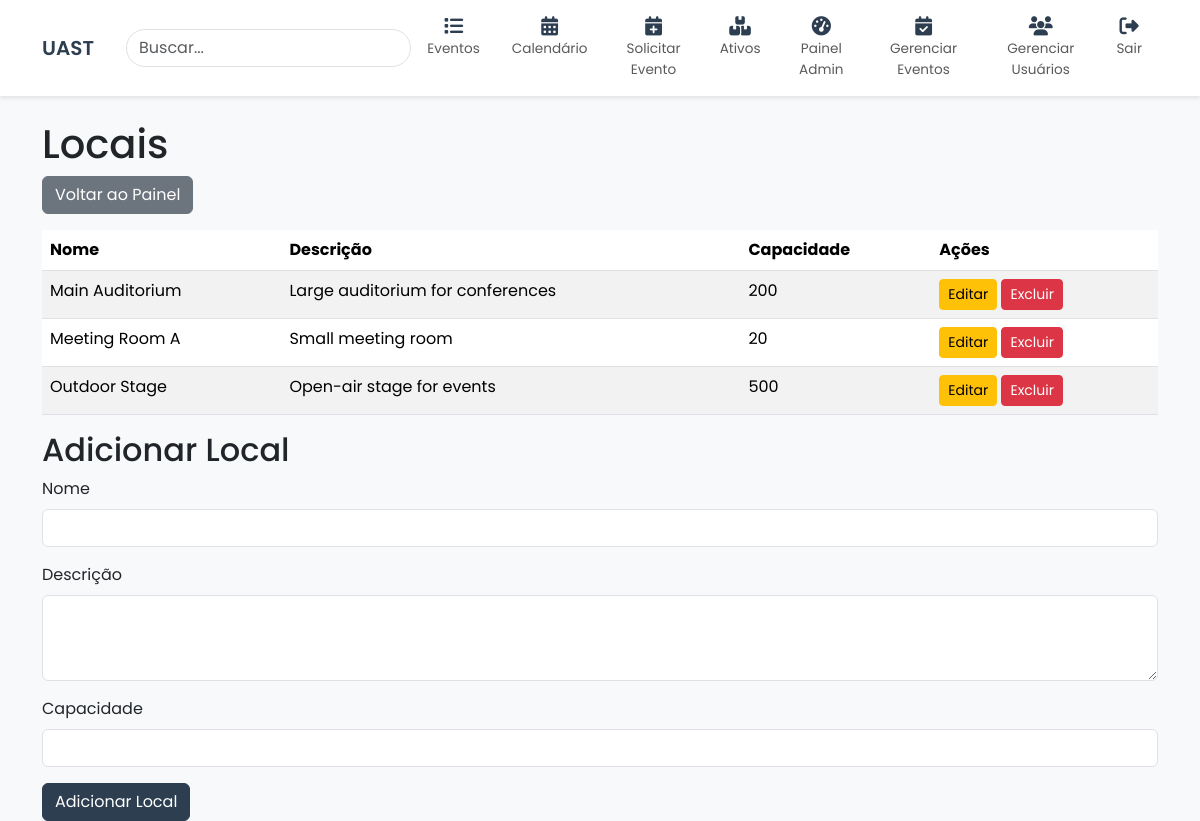
/admin/locations (signed in), run on the app's committed database.
### tables this page shows
CREATE TABLE locations (
    id INT PRIMARY KEY AUTO_INCREMENT,
    name VARCHAR(255) NOT NULL UNIQUE,
    description TEXT,
    capacity INT,
    created_at TIMESTAMP NOT NULL DEFAULT CURRENT_TIMESTAMP
);

### controllers/AdminController.php (called while the page is built, shortened)
<?php
require_once __DIR__ . '/../models/User.php';
require_once __DIR__ . '/../models/Location.php';
class AdminController {
    public function locations() {
        $locationModel = new Location();
        $locations = $locationModel->getAllLocations();
        include __DIR__ . '/../views/admin/locations.php';
    }
}
?>

### models/Location.php (called while the page is built, shortened)
<?php
require_once __DIR__ . '/../config/database.php';
class Location {
    private $pdo;
    public function __construct() {
        global $pdo;
        $this->pdo = $pdo;
    }
    public function getAllLocations() {
        $stmt = $this->pdo->prepare("SELECT * FROM locations ORDER BY name ASC");
        $stmt->execute();
        return $stmt->fetchAll(PDO::FETCH_ASSOC);
    }
}
?>

### views/admin/locations.php (the view, shortened to what this page needs)
<h1>Locais</h1>
<div class="mb-3">
    <a href="/eventos/admin/dashboard" class="btn btn-secondary">Voltar ao Painel</a>
</div>
<table class="table table-striped">
    <thead>
        <tr>
            <th>Nome</th>
            <th>Descrição</th>
            <th>Capacidade</th>
            <th>Ações</th>
        </tr>
    </thead>
    <tbody>
        <?php foreach ($locations as $location): ?>
            <tr>
                <td><?php echo htmlspecialchars($location['name']); ?></td>
                <td><?php echo htmlspecialchars($location['description']); ?></td>
                <td><?php echo htmlspecialchars($location['capacity']); ?></td>
                <td>
                    <button class="btn btn-sm btn-warning" onclick="editLocation(<?php echo $location['id']; ?>, '<?php echo addslashes($location['name']); ?>', '<?php echo addslashes($location['description']); ?>', <?php echo $location['capacity']; ?>)">Editar</button>
                    <form method="POST" action="/eventos/admin/deleteLocation" class="d-inline" onsubmit="return confirm('Tem certeza que deseja excluir este local?')">
                        <button type="submit" class="btn btn-sm btn-danger">Excluir</button>
                    </form>
                </td>
            </tr>
        <?php endforeach; ?>
    </tbody>
</table>
<h2>Adicionar Local</h2>
<form method="POST" action="/eventos/admin/createLocation">
    <div class="mb-3">
        <label for="name" class="form-label">Nome</label>
        <input type="text" name="name" id="name" class="form-control" required>
    </div>
    <div class="mb-3">
        <label for="description" class="form-label">Descrição</label>
        <textarea name="description" id="description" class="form-control" rows="3"></textarea>
    </div>
    <div class="mb-3">
        <label for="capacity" class="form-label">Capacidade</label>
        <input type="number" name="capacity" id="capacity" class="form-control" min="1">
    </div>
    <button type="submit" class="btn btn-primary">Adicionar Local</button>
</form>
<?php
include __DIR__ . '/../layout.php';
?>

### public/css/style.css (style rules this page uses)
body { font-family: 'Poppins', sans-serif !important; background-color: #f8f9fa !important; }
.btn-primary { background-color: #2c3e50 !important; border-color: #2c3e50 !important; }

### data on the page
locations: name "Main Auditorium", description "Large auditorium for conferences", capacity "200"
locations: name "Meeting Room A", description "Small meeting room", capacity "20"
locations: name "Outdoor Stage", description "Open-air stage for events", capacity "500"
